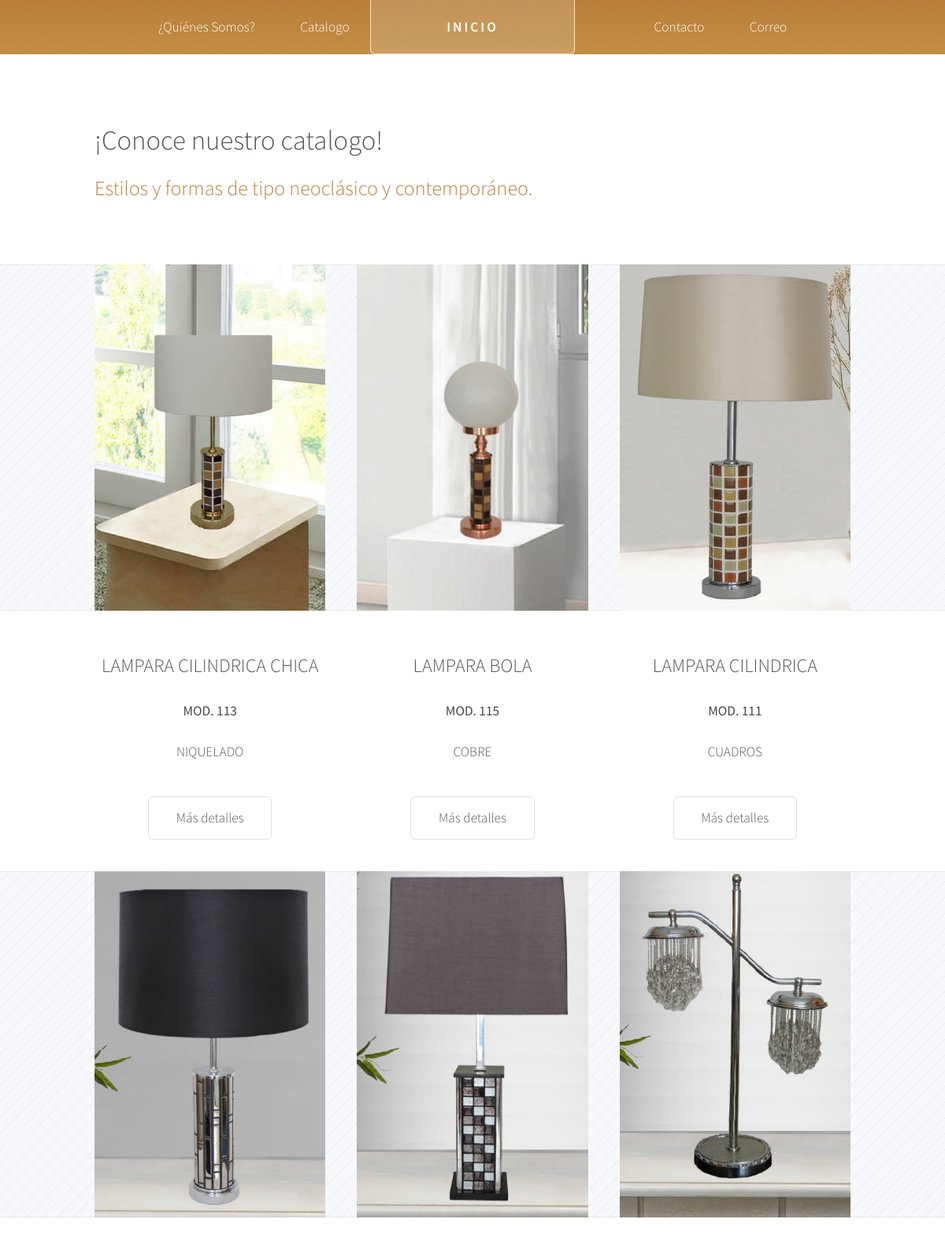
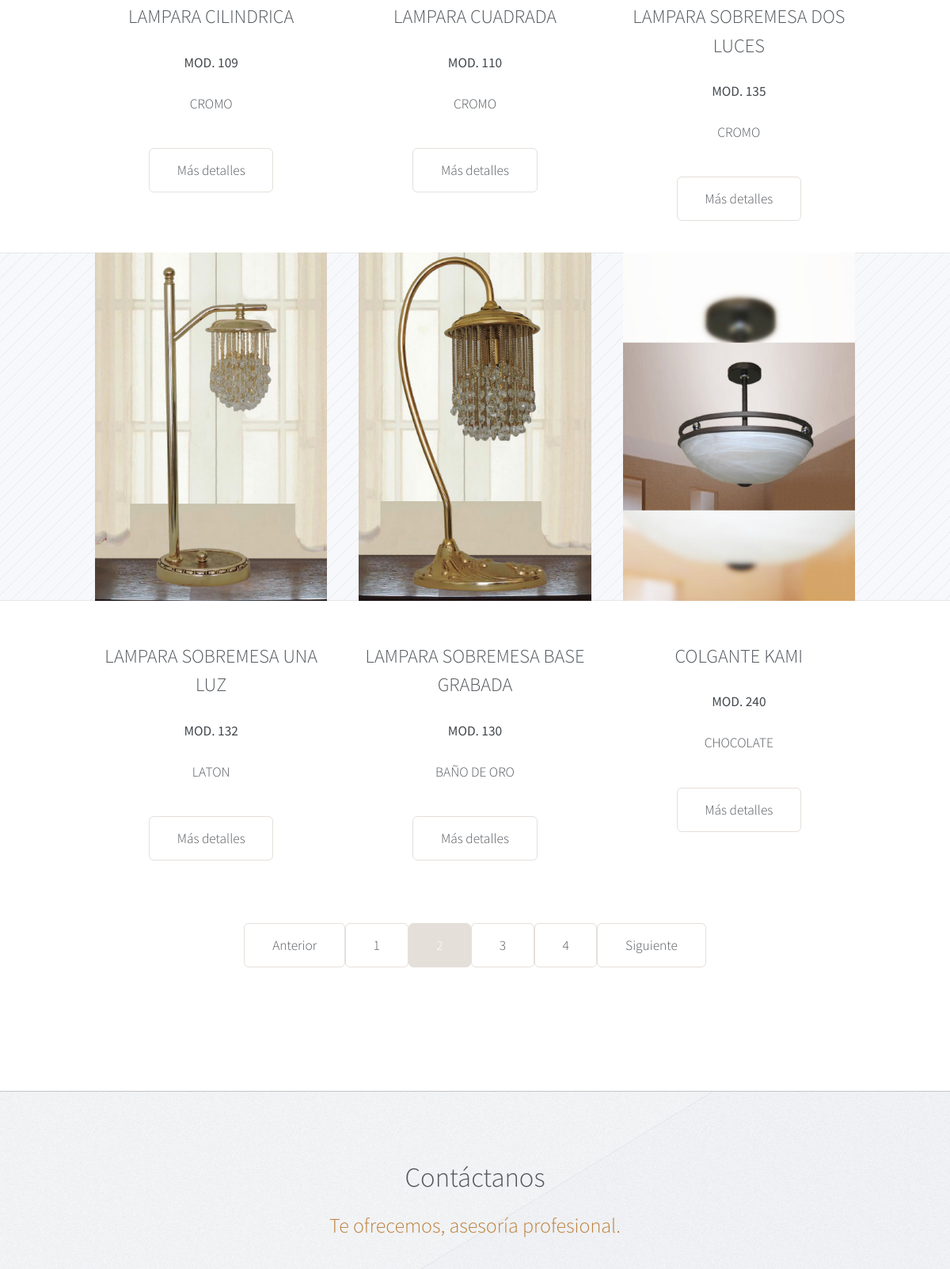
The app's page /protected/php/catalogo.php?pag=2? (upper part) with its own data (2 pictures, top to bottom).
### tables this page shows
CREATE TABLE "catProd" (
  "id" integer NOT NULL PRIMARY KEY AUTOINCREMENT,
  "nomObj_catProd" text NOT NULL,
  "mod_catProd" text NOT NULL,
  "catEst_catProd" text NOT NULL,
  "mat_catProd" text NOT NULL,
  "diam_catProd" text NOT NULL,
  "alt_catProd" text NOT NULL,
  "detalles_catProd" text NOT NULL,
  "exitencia_catProd" text NOT NULL,
  "imgCat_catProd" text NOT NULL,
  "imgDesCat_catProd" text NOT NULL,
  "imgDibujoTec_catProd" text NOT NULL,
  "idUsr_catProd" text NOT NULL,
  "fechaH_catProd" text NOT NULL
);

### protected/php/catalogo.php (called while the page is built)
<?php
include("../../assets/inc/head.inc");
include("../../assets/inc/header.inc");
include("../../assets/inc/nav.inc");
include("../../assets/inc/cCatalogo.inc");
include("../../assets/inc/catalogo.inc");
include("../../assets/inc/footer.inc");
?>

### protected/php/genCatalogo.php (the view, shortened to what this page needs)
<?php
if (empty($_GET['pag'])) {
	$pag = 1;
}else{
	$pag = $_GET['pag'];
}
	$con = new SQLite3("../../protected/data/catalogo.db") or die("Problemas para conectar!");
	$cs = $con -> query("SELECT COUNT(id) AS noRegs FROM catProd WHERE catEst_catProd = '1'");
	while ($resul = $cs -> fetchArray()) {
		$noRegs = $resul['noRegs'];
	}
	$cpm =9;
	$ultimapag = ceil($noRegs/$cpm);
	$pag = (int)$pag;
	$cs2 = $con -> query("SELECT * FROM catProd WHERE catEst_catProd = '1' LIMIT ($pag-1) * $cpm,$cpm");
	while ($resul2 = $cs2 -> fetchArray()) {
		$idProducto = $resul2['id'];
		$producto = $resul2['nomObj_catProd'];
		$modelo = $resul2['mod_catProd'];
		$material = $resul2['mat_catProd'];
		$imgCatalogo = $resul2['imgCat_catProd'];
		 echo '
							<section class="4u 12u(narrower) feature">
								<div class="image-wrapper first">
									<a href="../catDetalles/kamila.aspx?idProducto='.$idProducto.'" class="image featured"><img src="../catalogo/img/c/'.$imgCatalogo.'" alt="" /></a>
								</div>
								<header>
									<h3>'.$producto.'</h3>
								</header>
								<p><b>MOD. '.$modelo.'</b></p>
								<p>'.$material.'</p>
								<ul class="actions">
									<li><a href="#" class="button">Más detalles</a></li>
								</ul>
							</section>
		 ';
	}
	$siguiente = $pag+1;
	$anterior = $pag-1;
	echo "</div>
			<br><br>
				<div class='paginacion'>";
	if ($pag != 1 && $pag > 1) {
		echo '<a class="button" href="?pag='.$anterior.'?"> Anterior</a>';
	}
	for ($c=1; $c <= $ultimapag ; $c++) {
		if ($c == $pag && $pag != 1) {
			echo "<span class='button2'>".$c."</span>";
		}elseif($pag != 1){
			echo '<a class="button" href="?pag='.$c.'?">'.$c.'</a>';
		}
	}
	if ($pag < $ultimapag) {
		echo '<a class="button" href="?pag='.$siguiente.'?"> Siguiente</a>';
	}else{
		echo "<span class='button'>Siguiente</span>";
	}
	echo "</div>";
 ?>

### records on screen
catprod: imgCat_catProd (picture), nomObj_catProd "LAMPARA CILINDRICA CHICA", mod_catProd "113", mat_catProd "NIQUELADO"
catprod: imgCat_catProd (picture), nomObj_catProd "LAMPARA BOLA", mod_catProd "115", mat_catProd "COBRE"
catprod: imgCat_catProd (picture), nomObj_catProd "LAMPARA CILINDRICA", mod_catProd "111", mat_catProd "CUADROS"
catprod: imgCat_catProd (picture), nomObj_catProd "LAMPARA CILINDRICA", mod_catProd "109", mat_catProd "CROMO"
catprod: imgCat_catProd (picture), nomObj_catProd "LAMPARA CUADRADA", mod_catProd "110", mat_catProd "CROMO"
catprod: imgCat_catProd (picture), nomObj_catProd "LAMPARA SOBREMESA DOS LUCES", mod_catProd "135", mat_catProd "CROMO"
catprod: imgCat_catProd (picture), nomObj_catProd "LAMPARA SOBREMESA UNA LUZ", mod_catProd "132", mat_catProd "LATON"
catprod: imgCat_catProd (picture), nomObj_catProd "LAMPARA SOBREMESA BASE GRABADA", mod_catProd "130", mat_catProd "BAÑO DE ORO"
catprod: imgCat_catProd (picture), nomObj_catProd "COLGANTE KAMI", mod_catProd "240", mat_catProd "CHOCOLATE"
